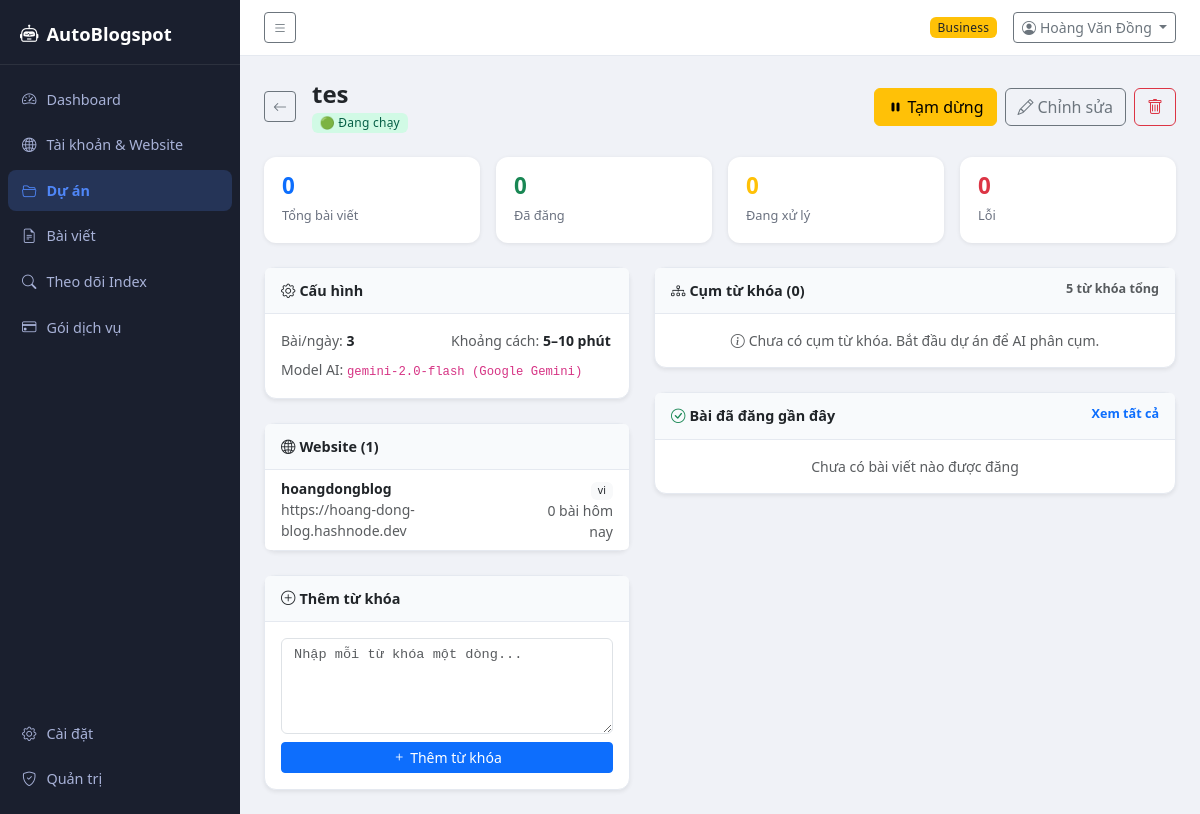
Screenshot of /projects/3 (signed in) with the database file from the repository.
### app/models.py (models this page shows)
class User(Base):
    __tablename__ = "users"
    id            = Column(Integer, primary_key=True, index=True)
    email         = Column(String(200), unique=True, nullable=False, index=True)
    password_hash = Column(String(500), nullable=False)
    full_name     = Column(String(200))
    is_active     = Column(Boolean, default=True)
    is_admin      = Column(Boolean, default=False)
    created_at    = Column(DateTime, default=datetime.utcnow)
    subscription      = relationship("Subscription", back_populates="user", uselist=False, cascade="all, delete-orphan")
    google_accounts   = relationship("GoogleAccount", back_populates="user")
    platform_accounts = relationship("PlatformAccount", back_populates="user")
    projects          = relationship("Project", back_populates="user", cascade="all, delete-orphan")

class Project(Base):
    __tablename__ = "projects"
    id = Column(Integer, primary_key=True, index=True)
    user_id = Column(Integer, ForeignKey("users.id"), nullable=True)
    name = Column(String(300), nullable=False)
    description = Column(Text)
    status = Column(String(50), default="pending")  # pending/running/paused/completed
    articles_per_day = Column(Integer, default=3)
    min_interval_minutes = Column(Integer, default=60)
    max_interval_minutes = Column(Integer, default=240)
    backlinks = Column(Text, default="[]")  # JSON array: [{"url": "...", "anchor": "..."}]
    custom_labels = Column(Text, default="[]")  # JSON array: ["Nhãn 1", "Nhãn 2"]
    ai_model = Column(String(200), default="meta-llama/llama-3.1-8b-instruct:free")
    created_at = Column(DateTime, default=datetime.utcnow)
    updated_at = Column(DateTime, default=datetime.utcnow, onupdate=datetime.utcnow)
    user              = relationship("User", back_populates="projects")
    keywords          = relationship("Keyword", back_populates="project", cascade="all, delete-orphan")
    clusters          = relationship("KeywordCluster", back_populates="project", cascade="all, delete-orphan")
    project_sites     = relationship("ProjectSite", back_populates="project", cascade="all, delete-orphan")
    articles          = relationship("Article", back_populates="project", cascade="all, delete-orphan")

class ProjectSite(Base):
    __tablename__ = "project_sites"
    id = Column(Integer, primary_key=True, index=True)
    project_id = Column(Integer, ForeignKey("projects.id"), nullable=False)
    site_id = Column(Integer, ForeignKey("blogspot_sites.id"), nullable=False)
    language = Column(String(20), default="vi")
    last_published_at = Column(DateTime)
    articles_today = Column(Integer, default=0)
    last_count_reset = Column(Date)
    __table_args__ = (UniqueConstraint("project_id", "site_id"),)
    project = relationship("Project", back_populates="project_sites")
    site = relationship("BlogspotSite", back_populates="project_sites")

class BlogspotSite(Base):
    __tablename__ = "blogspot_sites"
    id = Column(Integer, primary_key=True, index=True)
    user_id = Column(Integer, ForeignKey("users.id"), nullable=True)
    account_id = Column(Integer, ForeignKey("google_accounts.id"), nullable=True)
    platform_account_id = Column(Integer, ForeignKey("platform_accounts.id"), nullable=True)
    platform  = Column(String(50), default="blogspot")  # blogspot|wordpress|tumblr|hashnode
    blog_id   = Column(String(100))   # blogger blog ID / WP site ID / Tumblr blog name / Hashnode pub ID
    blog_url  = Column(String(500))
    blog_name = Column(String(300))
    category  = Column(String(200))
    default_language = Column(String(20), default="vi")
    is_active = Column(Boolean, default=True)
    created_at = Column(DateTime, default=datetime.utcnow)
    account          = relationship("GoogleAccount", back_populates="sites")
    platform_account = relationship("PlatformAccount", back_populates="sites")
    project_sites    = relationship("ProjectSite", back_populates="site")

### app/routers/projects.py (the view)
@router.get("/projects/{project_id}", response_class=HTMLResponse)
def project_detail(project_id: int, request: Request, db: Session = Depends(get_db)):
    current_user = get_current_user(request, db)
    project = db.query(Project).filter(
        Project.id == project_id, Project.user_id == current_user.id
    ).first()
    if not project:
        raise HTTPException(status_code=404, detail="Project not found")
    clusters = db.query(KeywordCluster).filter(KeywordCluster.project_id == project_id).all()
    keywords = db.query(Keyword).filter(Keyword.project_id == project_id).all()
    rows = db.query(Article.status, func.count().label("n")).filter(
        Article.project_id == project_id
    ).group_by(Article.status).all()
    counts = {status: n for status, n in rows}
    recent_articles = (
        db.query(Article)
        .filter(Article.project_id == project_id, Article.status == "published")
        .order_by(Article.published_at.desc()).limit(10).all()
    )
    return templates.TemplateResponse(request, "project_detail.html", {
        "project": project, "clusters": clusters, "keywords": keywords,
        "total_articles":  sum(counts.values()),
        "published":       counts.get("published", 0),
        "pending_count":   counts.get("pending", 0),
        "writing_count":   counts.get("writing", 0),
        "failed_count":    counts.get("failed", 0),
        "recent_articles": recent_articles,
        "backlinks":       json.loads(project.backlinks or "[]"),
        "current_user":    current_user,
        "active_page":     "projects",
    })

### templates/project_detail.html (shortened to what this page needs)
{% extends "base.html" %}
{% block content %}
<div class="d-flex align-items-center justify-content-between mb-4">
  <div class="d-flex align-items-center gap-3">
    <a href="/projects" class="btn btn-sm btn-outline-secondary"><i class="bi bi-arrow-left"></i></a>
    <div>
      <h4 class="fw-bold mb-0">{{ project.name }}</h4>
      <span class="badge status-{{ project.status }} mt-1">
        {% if project.status == 'running' %}🟢 Đang chạy
        {% elif project.status == 'paused' %}🟡 Tạm dừng
        {% elif project.status == 'completed' %}✅ Hoàn thành
        {% else %}⏳ Chờ khởi động{% endif %}
      </span>
    </div>
  </div>
  <div class="d-flex gap-2">
    {% if project.status == 'pending' %}
    <form method="post" action="/projects/{{ project.id }}/start">
      <button class="btn btn-success"><i class="bi bi-play-fill me-1"></i>Bắt đầu</button>
    </form>
    {% elif project.status == 'running' %}
    <form method="post" action="/projects/{{ project.id }}/pause">
      <button class="btn btn-warning"><i class="bi bi-pause-fill me-1"></i>Tạm dừng</button>
    </form>
    {% elif project.status == 'paused' %}
    <form method="post" action="/projects/{{ project.id }}/resume">
      <button class="btn btn-success"><i class="bi bi-play-fill me-1"></i>Tiếp tục</button>
    </form>
    {% endif %}
    <a href="/projects/{{ project.id }}/edit" class="btn btn-outline-secondary">
      <i class="bi bi-pencil me-1"></i>Chỉnh sửa
    </a>
    <form method="post" action="/projects/{{ project.id }}/delete" onsubmit="return confirm('Xóa dự án này?')">
      <button class="btn btn-outline-danger"><i class="bi bi-trash"></i></button>
    </form>
  </div>
</div>
<div class="row g-3 mb-4">
  <div class="col-6 col-md-3">
    <div class="stat-card mini">
      <div class="stat-value text-primary">{{ total_articles }}</div>
      <div class="stat-label">Tổng bài viết</div>
    </div>
  </div>
  <div class="col-6 col-md-3">
    <div class="stat-card mini">
      <div class="stat-value text-success">{{ published }}</div>
      <div class="stat-label">Đã đăng</div>
    </div>
  </div>
  <div class="col-6 col-md-3">
    <div class="stat-card mini">
      <div class="stat-value text-warning">{{ pending_count + writing_count }}</div>
      <div class="stat-label">Đang xử lý</div>
    </div>
  </div>
  <div class="col-6 col-md-3">
    <div class="stat-card mini">
      <div class="stat-value text-danger">{{ failed_count }}</div>
      <div class="stat-label">Lỗi</div>
    </div>
  </div>
</div>
<div class="row g-4">
  <div class="col-md-5">
    <div class="card shadow-sm mb-4">
      <div class="card-header fw-semibold"><i class="bi bi-gear me-1"></i>Cấu hình</div>
      <div class="card-body small">
        <div class="row g-2">
          <div class="col-6"><span class="text-muted">Bài/ngày:</span> <strong>{{ project.articles_per_day }}</strong></div>
          <div class="col-6"><span class="text-muted">Khoảng cách:</span> <strong>{{ project.min_interval_minutes }}–{{ project.max_interval_minutes }} phút</strong></div>
          <div class="col-12"><span class="text-muted">Model AI:</span> <code class="small">{{ project.ai_model | model_display }}</code></div>
        </div>
      </div>
    </div>
    <div class="card shadow-sm mb-4">
      <div class="card-header fw-semibold"><i class="bi bi-globe2 me-1"></i>Website ({{ project.project_sites|length }})</div>
      <ul class="list-group list-group-flush">
        {% for ps in project.project_sites %}
        <li class="list-group-item d-flex justify-content-between align-items-center small">
          <div>
            <div class="fw-semibold">{{ ps.site.blog_name }}</div>
            <div class="text-muted">{{ ps.site.blog_url }}</div>
          </div>
          <div class="text-end">
            <div class="badge bg-light text-dark">{{ ps.language }}</div>
            <div class="text-muted">{{ ps.articles_today }} bài hôm nay</div>
          </div>
        </li>
        {% endfor %}
      </ul>
    </div>
    <div class="card shadow-sm">
      <div class="card-header fw-semibold"><i class="bi bi-plus-circle me-1"></i>Thêm từ khóa</div>
      <div class="card-body">
        <form method="post" action="/projects/{{ project.id }}/add-keywords">
          <textarea name="keywords_text" class="form-control font-monospace mb-2" rows="4" placeholder="Nhập mỗi từ khóa một dòng..."></textarea>
          <button type="submit" class="btn btn-sm btn-primary w-100">
            <i class="bi bi-plus me-1"></i>Thêm từ khóa
          </button>
        </form>
      </div>
    </div>
  </div>
  <div class="col-md-7">
    <div class="card shadow-sm mb-4">
      <div class="card-header fw-semibold d-flex justify-content-between">
        <span><i class="bi bi-diagram-3 me-1"></i>Cụm từ khóa ({{ clusters|length }})</span>
        <span class="text-muted small">{{ keywords|length }} từ khóa tổng</span>
      </div>
      <div class="card-body p-0" style="max-height:300px;overflow-y:auto">
        {% if clusters %}
        <div class="table-responsive">
          <table class="table table-sm table-hover mb-0">
            <thead class="table-light sticky-top">
              <tr><th>Cụm</th><th>Từ khóa</th><th>Trạng thái</th></tr>
            </thead>
            <tbody>
              {% for c in clusters %}
              <tr>
                <td class="fw-semibold small">{{ c.cluster_name }}</td>
                <td class="small text-muted">{{ c.keywords|map(attribute='keyword')|join(', ')|truncate(60) }}</td>
                <td>
                  <span class="badge {{ 'bg-success' if c.status=='completed' else 'bg-warning text-dark' if c.status=='writing' else 'bg-secondary' }}">
                    {{ c.status }}
                  </span>
                </td>
              </tr>
              {% endfor %}
            </tbody>
          </table>
        </div>
        {% else %}
        <div class="text-center text-muted py-3 small">
          <i class="bi bi-info-circle me-1"></i>Chưa có cụm từ khóa. Bắt đầu dự án để AI phân cụm.
        </div>
        {% endif %}
      </div>
    </div>
    <div class="card shadow-sm">
      <div class="card-header fw-semibold d-flex justify-content-between">
        <span><i class="bi bi-check-circle me-1 text-success"></i>Bài đã đăng gần đây</span>
        <a href="/articles?project_id={{ project.id }}" class="small text-decoration-none">Xem tất cả</a>
      </div>
      <div class="card-body p-0">
        {% if recent_articles %}
        <div class="table-responsive">
          <table class="table table-sm table-hover mb-0">
            <tbody>
              {% for a in recent_articles %}
              <tr>
                <td class="py-2 small">
                  <div class="fw-semibold text-truncate" style="max-width:250px">{{ a.title }}</div>
                  <div class="text-muted">{{ a.site.blog_name }} · {{ a.published_at.strftime('%d/%m %H:%M') if a.published_at else '' }}</div>
                </td>
                <td class="py-2">
                  {% if a.url %}
                  <a href="{{ a.url }}" target="_blank" class="btn btn-xs btn-outline-primary">
                    <i class="bi bi-box-arrow-up-right"></i>
                  </a>
                  {% endif %}
                </td>
              </tr>
              {% endfor %}
            </tbody>
          </table>
        </div>
        {% else %}
        <div class="text-center text-muted py-3 small">Chưa có bài viết nào được đăng</div>
        {% endif %}
      </div>
    </div>
  </div>
</div>
{% endblock %}

### templates/base.html (shortened to what this page needs)
<!DOCTYPE html>
<html lang="vi">
<head>
  <link href="https://cdn.jsdelivr.net/npm/bootstrap@5.3.2/dist/css/bootstrap.min.css" rel="stylesheet">
  <link href="https://cdn.jsdelivr.net/npm/bootstrap-icons@1.11.3/font/bootstrap-icons.min.css" rel="stylesheet">
  <link href="/static/css/style.css" rel="stylesheet">
</head>
<body>
  <div class="wrapper">
    <nav class="sidebar" id="sidebar">
      <div class="sidebar-brand">
        <i class="bi bi-robot me-2"></i>AutoBlogspot
      </div>
      <ul class="sidebar-nav">
        <li>
          <a href="/" class="{% if active_page == 'dashboard' %}active{% endif %}">
            <i class="bi bi-speedometer2"></i> Dashboard
          </a>
        </li>
        <li>
          <a href="/accounts" class="{% if active_page == 'accounts' %}active{% endif %}">
            <i class="bi bi-globe2"></i> Tài khoản & Website
          </a>
        </li>
        <li>
          <a href="/projects" class="{% if active_page == 'projects' %}active{% endif %}">
            <i class="bi bi-folder2-open"></i> Dự án
          </a>
        </li>
        <li>
          <a href="/articles" class="{% if active_page == 'articles' %}active{% endif %}">
            <i class="bi bi-file-earmark-text"></i> Bài viết
          </a>
        </li>
        <li>
          <a href="/indexing" class="{% if active_page == 'indexing' %}active{% endif %}">
            <i class="bi bi-search"></i> Theo dõi Index
          </a>
        </li>
        <li>
          <a href="/billing" class="{% if active_page == 'billing' %}active{% endif %}">
            <i class="bi bi-credit-card"></i> Gói dịch vụ
          </a>
        </li>
        <li class="mt-auto">
          <a href="/settings" class="{% if active_page == 'settings' %}active{% endif %}">
            <i class="bi bi-gear"></i> Cài đặt
          </a>
        </li>
        {% if current_user and current_user.is_admin %}
        <li>
          <a href="/admin" class="{% if active_page == 'admin' %}active{% endif %}">
            <i class="bi bi-shield-check"></i> Quản trị
          </a>
        </li>
        {% endif %}
      </ul>
    </nav>
    <main class="main-content">
      <div class="topbar d-flex align-items-center justify-content-between px-4">
        <button class="btn btn-sm btn-outline-secondary" id="toggleSidebar">
          <i class="bi bi-list"></i>
        </button>
        {% if current_user %}
        <div class="d-flex align-items-center gap-3">
          {% set sub = current_user.subscription %}
          {% if sub %}
            {% if sub.plan == 'business' %}
              <span class="badge bg-warning text-dark">Business</span>
            {% elif sub.plan == 'pro' %}
              <span class="badge bg-primary">Pro</span>
            {% else %}
              <span class="badge bg-secondary">Free Trial</span>
            {% endif %}
          {% endif %}
          <div class="dropdown">
            <button class="btn btn-sm btn-outline-secondary dropdown-toggle" data-bs-toggle="dropdown">
              <i class="bi bi-person-circle me-1"></i>{{ current_user.full_name or current_user.email }}
            </button>
          </div>
        </div>
        {% else %}
        <span class="text-muted small">AutoBlogspot v1.0</span>
        {% endif %}
      </div>
      <div class="content-area p-4">
        {% block content %}{% endblock %}
      </div>
    </main>
  </div>
</body>
</html>

### rows the page displays
User: full_name "Hoàng Văn Đồng"
Project: name "tes", articles_per_day "3", min_interval_minutes "5", max_interval_minutes "10", ai_model|model_display "gemini-2.0-flash (Google Gemini)"
ProjectSite: site.blog_name "hoangdongblog", site.blog_url "https://hoang-dong-blog.hashnode.dev", language "vi", articles_today "0"

### other values shown
{{ total_articles }} "0"
{{ published }} "0"
{{ pending_count + writing_count }} "0"
{{ failed_count }} "0"
{{ project.project_sites|length }} "1"
{{ clusters|length }} "0"
{{ keywords|length }} "5"
